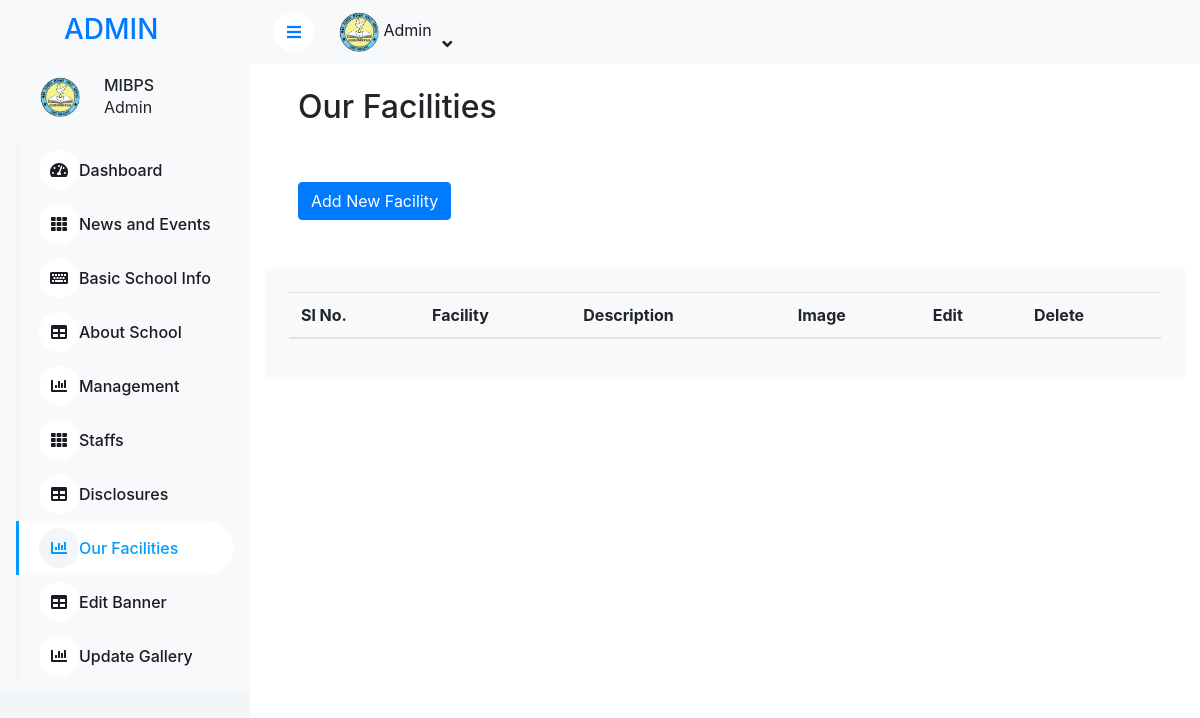
The app's page /facility_list/, older data.
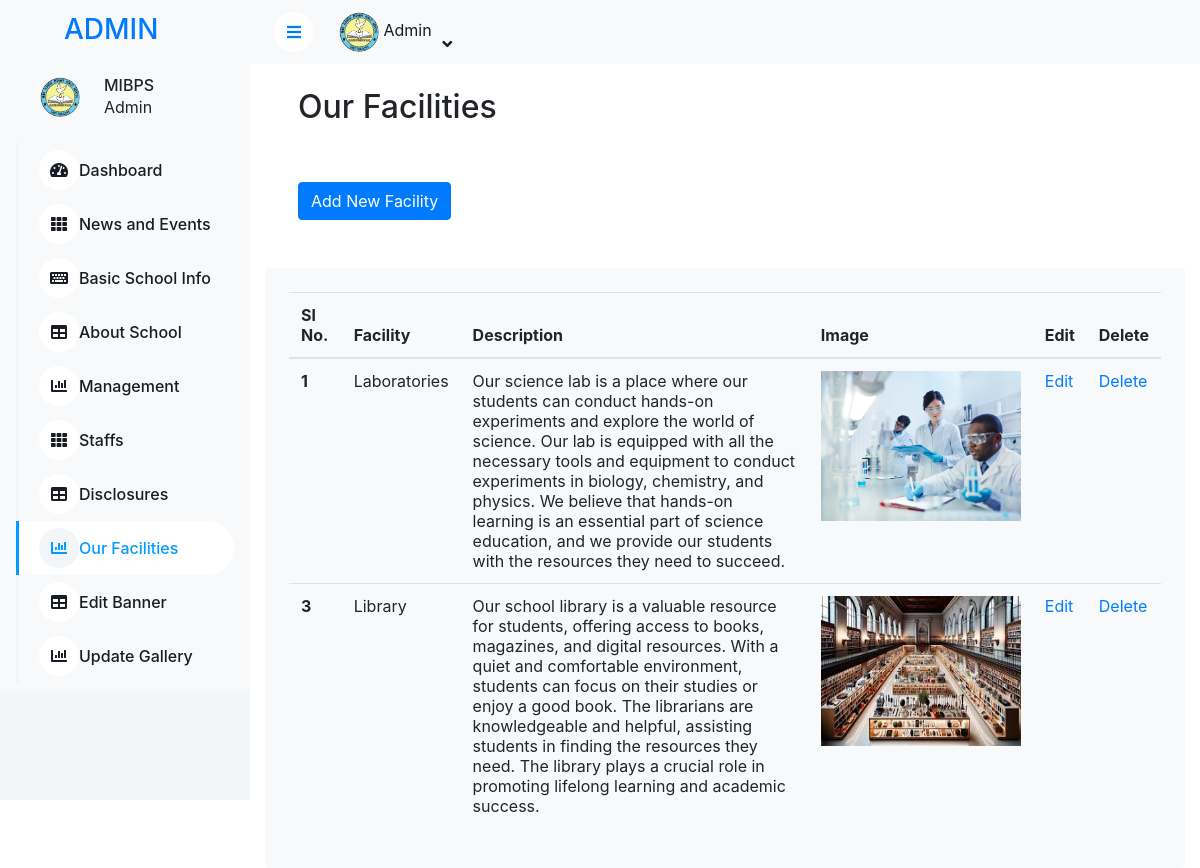
The same page, newer data.
### Home/models.py (models this page shows, shortened)
class SchoolInfo(models.Model):
    name = models.CharField(max_length=200)
    logo = models.ImageField(upload_to='school_logos/', blank=True, null=True)
    email = models.EmailField(max_length=254, blank=True, null=True)
    total_students = models.PositiveIntegerField(blank=True, null=True)
    total_transportation_vehicles = models.PositiveIntegerField(blank=True, null=True)
    total_classrooms = models.PositiveIntegerField(blank=True, null=True)
    phone = models.CharField(max_length=100, blank=True, null=True)
    address_line1 = models.CharField(max_length=255, blank=True, null=True)
    address_line2 = models.CharField(max_length=255, blank=True, null=True)
    facebook_link = models.URLField(max_length=200, blank=True, null=True)
    youtube_link = models.URLField(max_length=200, blank=True, null=True)
    instagram_link = models.URLField(max_length=200, blank=True, null=True)

class Facility(models.Model):
    name = models.CharField(max_length=100)
    description = models.TextField(blank=True, null=True)
    image = models.ImageField(upload_to='facility_images/', blank=True, null=True)
    uploaded_at = models.DateTimeField(auto_now_add=True)

### Home/views.py (the view)
# urls.py: path('facility_list/',views.facility_list,name="facility_list"),
def facility_list(request):
    facilities = Facility.objects.all()
    return render(request, 'admin1/facility_list.html', {'facilities': facilities})

### Home/context_processors.py (called while the page is built)
def school_info(request):
    school_info = SchoolInfo.objects.first()  # Assuming there's only one entry
    return {'school_info': school_info}

### templates/admin1/facility_list.html (shortened to what this page needs)
{% extends "admin1/admin_base.html" %}
{% block content %}
<!DOCTYPE html>
<html lang="en">
<head>
</head>
<body>
    <br>
    <h2 class="mx-5">Our Facilities</h2>
    <a href="{% url 'add_facility' %}"><button class="btn btn-primary mx-5 my-5">Add New Facility</button> </a>
    <div class="col-12">
        <div class="bg-light rounded p-4">
            <div class="table-responsive">
                <table class="table">
                    <thead>
                        <tr>
                            <th scope="col">Sl No.</th>
                            <th scope="col">Facility</th>
                            <th scope="col">Description</th>
                            <th scope="col">Image</th>
                            <th scope="col">Edit</th>
                            <th scope="col">Delete</th>
                        </tr>
                    </thead>
                    <tbody>
                        {% for item in facilities %}
                        <tr>
                            <th scope="row">{{item.id}}</th>
                            <td>{{item.name}}</td>
                            <td>{{item.description}}</td>
                            <td><img src="{{item.image.url}}" style="width: 200px;height: 150px;" alt=""></td>
                            <td>
                                <a href="{% url 'edit_facility' item.pk %}">Edit</a>
                            </td>
                            <td>
                                <a href="{% url 'delete_facility' item.pk %}">Delete</a>
                            </td>
                        </tr>{% endfor %}
                    </tbody>
                </table>
            </div>
        </div>
    </div>
</body>
</html>
{% endblock content %}

### templates/admin1/admin_base.html (shortened to what this page needs)
{% load static %}
<head>
    <link href="https://cdnjs.cloudflare.com/ajax/libs/font-awesome/5.10.0/css/all.min.css" rel="stylesheet">
    <link href="https://cdn.jsdelivr.net/npm/bootstrap-icons@1.4.1/font/bootstrap-icons.css" rel="stylesheet">
    <link href="{% static 'lib/owlcarousel/assets/owl.carousel.min.css' %}" rel="stylesheet">
    <link href="{% static 'lib/tempusdominus/css/tempusdominus-bootstrap-4.min.css' %}" rel="stylesheet" />
    <link href="{% static 'css/bootstrap.min.css' %}" rel="stylesheet">
    <link href="{% static 'css/admin/style.css' %}" rel="stylesheet">
</head>
<div class="sidebar pe-4 pb-3">
    <nav class="navbar bg-light navbar-light">
        <a href="index.html" class="navbar-brand mx-4 mb-3">
            <h3 class="text-primary mx-4">ADMIN</h3>
        </a>
        <div class="d-flex align-items-center ms-4 mb-4">
            <div class="position-relative mx-4">
                <img class="rounded-circle" src="{{school_info.logo.url}}" alt="" style="width: 40px; height: 40px;">
            </div>
            <div class="ms-3">
                <h6 class="mb-0">MIBPS</h6>
                <span>Admin</span>
            </div>
        </div>
        <div class="navbar-nav w-100">
            <a href="{% url 'view' %}" class="nav-item nav-link {% if request.path == '/view/' %}active{% endif %}">
                <i class="fa fa-tachometer-alt me-2"></i>Dashboard
            </a>
            <a href="{% url 'news_list' %}" class="nav-item nav-link {% if request.path == '/news/' %}active{% endif %}">
                <i class="fa fa-th me-2"></i>News and Events
            </a>
            <a href="{% url 'school_info' %}" class="nav-item nav-link {% if request.path == '/school_info/' %}active{% endif %}">
                <i class="fa fa-keyboard me-2"></i>Basic School Info
            </a>
            <a href="{% url 'about_school' %}" class="nav-item nav-link {% if request.path == '/admin1/about_school/' %}active{% endif %}">
                <i class="fa fa-table me-2"></i>About School
            </a>
            <a href="{% url 'edit_management' %}" class="nav-item nav-link {% if request.path == '/admin1/edit_management/' %}active{% endif %}">
                <i class="fa fa-chart-bar me-2"></i>Management
            </a>
            <a href="{% url 'staffs_list' %}" class="nav-item nav-link {% if request.path == '/staffs_list/' %}active{% endif %}">
                <i class="fa fa-th me-2"></i>Staffs
            </a>
            <a href="{% url 'mandatory_disclosure_update' %}" class="nav-item nav-link {% if request.path == '/mandatory_disclosure_update/' %}active{% endif %}">
                <i class="fa fa-table me-2"></i>Disclosures
            </a>
            <a href="{% url 'facility_list' %}" class="nav-item nav-link {% if request.path == '/facility_list/' %}active{% endif %}">
                <i class="fa fa-chart-bar me-2"></i>Our Facilities
            </a>
            <a href="{% url 'edit_banner' %}" class="nav-item nav-link {% if request.path == '/edit_banner/' %}active{% endif %}">
                <i class="fa fa-table me-2"></i>Edit Banner
            </a>
            <a href="{% url 'update_gallery' %}" class="nav-item nav-link {% if request.path == '/update_gallery/' %}active{% endif %}">
                <i class="fa fa-chart-bar me-2"></i>Update Gallery
            </a>
        </div>
    </nav>
</div>
<div class="content">
    <nav class="navbar navbar-expand bg-light navbar-light sticky-top px-4 py-0">
        <a href="#" class="sidebar-toggler flex-shrink-0">
            <i class="fa fa-bars"></i>
        </a>
        <div class="navbar-nav align-items-center ms-auto">
            <div class="nav-item dropdown">
                <a href="#" class="nav-link dropdown-toggle" data-bs-toggle="dropdown">
                    <img class="rounded-circle me-lg-2" src="{{school_info.logo.url}}" alt="" style="width: 40px; height: 40px;">
                    <span class="d-none d-lg-inline-flex">Admin</span>
                </a>
            </div>
        </div>
    </nav>
    {% block content %}{% endblock content %}
</div>

### static/css/admin/style.css (style rules this page uses)
:root { --primary: #009CFF; --light: #F3F6F9; --dark: #191C24; }
.btn { transition: .5s; }
.btn.btn-primary { color: #FFFFFF; }
.sidebar { position: fixed; top: 0; left: 0; bottom: 0; width: 250px; height: 100vh; overflow-y: auto; background: var(--light); transition: 0.5s; z-index: 999; }
.content { margin-left: 250px; min-height: 100vh; background: #FFFFFF; transition: 0.5s; }
@media (min-width: 992px) { .sidebar { margin-left: 0; } }
@media (min-width: 992px) { .content { width: calc(100% - 250px); } }
.sidebar .navbar .navbar-nav .nav-link { padding: 7px 20px; color: var(--dark); font-weight: 500; border-left: 3px solid var(--light); border-radius: 0 30px 30px 0; outline: none; }
.sidebar .navbar .navbar-nav .nav-link:hover, .sidebar .navbar .navbar-nav .nav-link.active { color: var(--primary); background: #FFFFFF; border-color: var(--primary); }
.sidebar .navbar .navbar-nav .nav-link i { width: 40px; height: 40px; display: inline-flex; align-items: center; justify-content: center; background: #FFFFFF; border-radius: 40px; }
.sidebar .navbar .navbar-nav .nav-link:hover i, .sidebar .navbar .navbar-nav .nav-link.active i { background: var(--light); }
.content .navbar .navbar-nav .nav-link { margin-left: 25px; padding: 12px 0; color: var(--dark); outline: none; }
.content .navbar .sidebar-toggler, .content .navbar .navbar-nav .nav-link i { width: 40px; height: 40px; display: inline-flex; align-items: center; justify-content: center; background: #FFFFFF; border-radius: 40px; }
.content .navbar .dropdown-toggle::after { margin-left: 6px; vertical-align: middle; border: none; content: "\f107"; font-family: "Font Awesome 5 Free"; font-weight: 900; transition: .5s; }

Row changes from the older to the newer data that the page shows:
added Facility: id "1", name "Laboratories", description "Our science lab is a place where our students can conduct hands-on experiments and explore the world of science. Our lab is equipped with all the necessary tools and equipment to conduct experiments in biology, chemistry, and physics. We believe that hands-on learning is an essential part of science education, and we provide our students with the resources they need to succeed.", image (picture)
added Facility: id "3", name "Library", description "Our school library is a valuable resource for students, offering access to books, magazines, and digital resources. With a quiet and comfortable environment, students can focus on their studies or enjoy a good book. The librarians are knowledgeable and helpful, assisting students in finding the resources they need. The library plays a crucial role in promoting lifelong learning and academic success.", image (picture)
